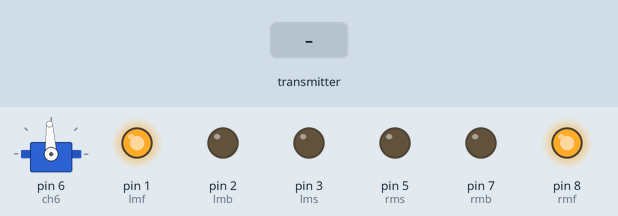
Simulated run of this sketch. Board: Arduino Nano, built with avr-gcc and run on an emulated ATmega328P. On the bench: servo, output pins drawn as LEDs (lit = HIGH). The test bench sets the inputs (shaded band). No radio packets arrive unless stated.

Above: at 1.2 s.
1.3 s: the transmitter starts sending throttle = 0
At 1.7 s:
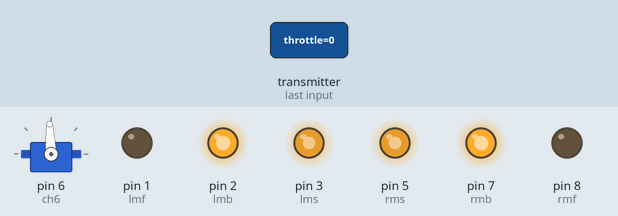
2.8 s: the transmitter starts sending roll = 0
At 4.0 s:
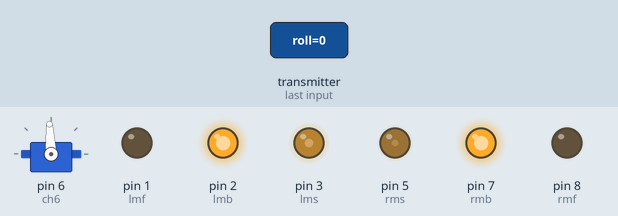
4.3 s: the transmitter starts sending aux2 = 0
At 5.1 s:
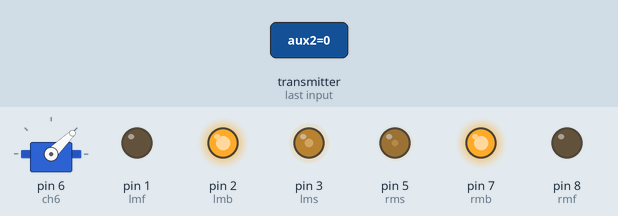
5.8 s: the transmitter starts sending throttle = 64
At 6.4 s:
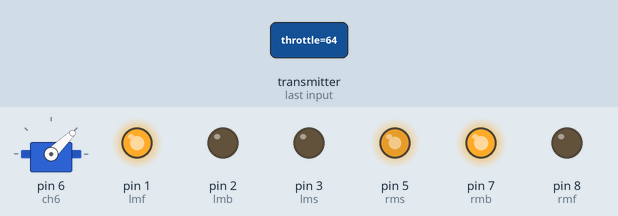
7.3 s: the transmitter starts sending roll = 64
At 8.6 s:
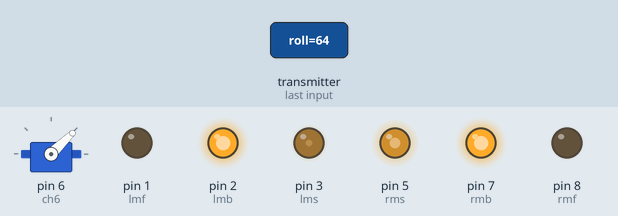
Timing chart, 0 to 9.8 s (numbered marks = the images above; inputs shaded):
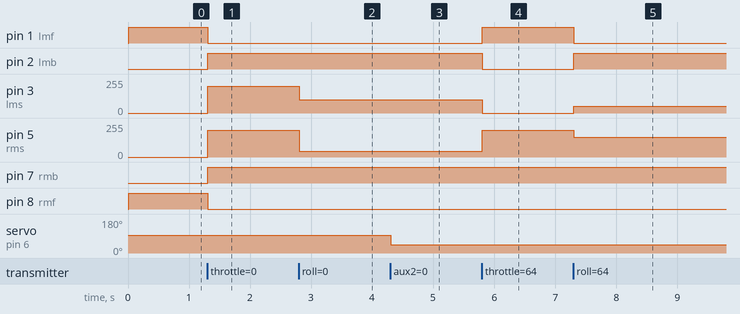

Measured:
- after the input at 1.3 s, pin 1 (lmf), pin 8 (rmf): HIGH → LOW at once; pin 2 (lmb), pin 7 (rmb): LOW → HIGH at once; pin 3 (lms): 0/255 → 199/255 at once; pin 5 (rms): 0/255 → 201/255 at once
- after the input at 2.8 s, pin 3 (lms): 199/255 → 100/255 at once; pin 5 (rms): 201/255 → 44/255 at once
- after the input at 4.3 s, servo on pin 6 (ch6): 93° → 44° at once
- after the input at 5.8 s, pin 1 (lmf): LOW → HIGH at once; pin 2 (lmb): HIGH → LOW at once; pin 3 (lms): 100/255 → 0/255 at once; pin 5 (rms): 44/255 → 200/255 at once
- after the input at 7.3 s, pin 1 (lmf): HIGH → LOW at once; pin 2 (lmb): LOW → HIGH at once; pin 3 (lms): 0/255 → 50/255 at once; pin 5 (rms): 200/255 → 150/255 at once

The sketch:

Com_Rx.ino
```cpp
//  8 Channel Receiver | 8 Kanal Alıcı

#include <SPI.h>
#include <nRF24L01.h>
#include <RF24.h>
#include <Servo.h>

#define lmf 1
#define lmb 2
#define lms 3
#define rmf 8
#define rmb 7
#define rms 5

int ch_width_1 = 0;
int ch_width_2 = 0;
int ch_width_3 = 0;
int ch_width_4 = 0;
int ch_width_5 = 0;
int ch_width_6 = 0;
int ch_width_7 = 0;
int ch_width_8 = 0;

Servo ch1;
Servo ch2;
Servo ch3;
Servo ch4;
Servo ch5;
Servo ch6;
Servo ch7;
Servo ch8;

struct Signal {

  byte throttle;
  byte pitch;
  byte roll;
  byte yaw;
  byte aux1;
  byte aux2;
  byte aux3;
  byte aux4;
};

Signal data;

const uint64_t pipeIn = 0xE8E8F0F0E1LL;
RF24 radio(9, 10);

void ResetData() {

  data.throttle = 127;
  data.roll = 127;
  data.pitch = 127;
  data.yaw = 127;
  data.aux1 = 0;  // Define the inicial value of each data input. | Veri girişlerinin başlangıç değerleri
  data.aux2 = 127;
  data.aux3 = 0;
  data.aux4 = 0;
}

void setup() {
  // Set the pins for each PWM signal | Her bir PWM sinyal için pinler belirleniyor.
  pinMode(A7, OUTPUT);
  // ch1.attach(0);
  // ch2.attach(2);
  // ch3.attach(3);
  // ch4.attach(4);
  // ch5.attach(5);
  ch6.attach(6);
  // ch7.attach(7);
  // ch8.attach(8);
  // Serial.begin(115200);
  pinMode(lmf, OUTPUT);
  pinMode(lmb, OUTPUT);
  pinMode(lms, OUTPUT);
  pinMode(rmf, OUTPUT);
  pinMode(rmb, OUTPUT);
  pinMode(rms, OUTPUT);

  ResetData();  // Configure the NRF24 module  | NRF24 Modül konfigürasyonu
  radio.begin();
  radio.openReadingPipe(1, pipeIn);
  radio.setChannel(100);
  radio.setAutoAck(false);
  radio.setDataRate(RF24_250KBPS);  // The lowest data rate value for more stable communication  | Daha kararlı iletişim için en düşük veri hızı.
  radio.setPALevel(RF24_PA_MAX);    // Output power is set for maximum |  Çıkış gücü maksimum için ayarlanıyor.
  radio.startListening();           // Start the radio comunication for receiver | Alıcı için sinyal iletişimini başlatır.
}

unsigned long lastRecvTime = 0;

void recvData() {
  while (radio.available()) {
    radio.read(&data, sizeof(Signal));
    lastRecvTime = millis();  // Receive the data | Data alınıyor
  }
}

void loop() {
  recvData();
  unsigned long now = millis();
  if (now - lastRecvTime > 1000) {
    ResetData();  // Signal lost.. Reset data | Sinyal kayıpsa data resetleniyor
  }

  // ch_width_1 = map(data.roll, 0, 255, 1000, 2000);
  // ch_width_2 = map(data.pitch, 0, 255, 1000, 2000);
  // ch_width_3 = map(data.throttle, 0, 255, 1000, 2000);
  // ch_width_4 = map(data.yaw, 0, 255, 1000, 2000);
  // ch_width_5 = map(data.aux1, 0, 255, 1000, 2000);
  ch_width_6 = map(data.aux2, 0, 255, 1000, 2000);
  // ch_width_7 = map(data.aux3, 0, 1, 1000, 2000);
  // ch_width_8 = map(data.aux4, 0, 1, 1000, 2000);


  // ch1.writeMicroseconds(ch_width_1);  // Write the PWM signal | PWM sinyaller çıkışlara gönderiliyor
  // ch2.writeMicroseconds(ch_width_2);
  // ch3.writeMicroseconds(ch_width_3);
  // ch4.writeMicroseconds(ch_width_4);
  // ch5.writeMicroseconds(ch_width_5);
  ch6.writeMicroseconds(ch_width_6);
  // ch7.writeMicroseconds(ch_width_7);
  // ch8.writeMicroseconds(ch_width_8);

  int speed, angle;
  if (data.throttle > 130 || data.throttle < 120) {
    speed = map(data.throttle, 0, 255, -200, 200);
    angle = map(data.roll, 0, 255, -100, 100);

    motor(speed - angle, speed + angle);
  } else {
    motor(0, 0);
  }

  //Check Debug Rj
  // Serial.print(data.roll);
  // Serial.print(" <=> ");
  // Serial.print(data.pitch);
  // Serial.print(" <=> ");
  // Serial.print(data.throttle);
  // Serial.print(" <=> ");
  // Serial.print(data.yaw);
  // Serial.print(" <=> ");
  // Serial.print(data.aux1);
  // Serial.print(" <=> ");
  // Serial.print(data.aux2);
  // Serial.print(" <=> ");
  // Serial.print(data.aux3);
  // Serial.print(" <=> ");
  // Serial.print(data.aux4);
  // Serial.println();
}
```

Motor.ino
```cpp
void motor(int lsp, int rsp)
{
  if(lsp >= 0)
  {
    digitalWrite(lmf, 1);
    digitalWrite(lmb, 0);
  }
  else if(lsp < 0)
  {
    lsp = -lsp;
    digitalWrite(lmf, 0);
    digitalWrite(lmb, 1);
  }

  if(rsp >= 0)
  {
    digitalWrite(rmf, 1);
    digitalWrite(rmb, 0);
  }
  else if(rsp < 0)
  {
    rsp = -rsp;
    digitalWrite(rmf, 0);
    digitalWrite(rmb, 1);
  }

  analogWrite(lms, lsp);
  analogWrite(rms, rsp);
}
```
